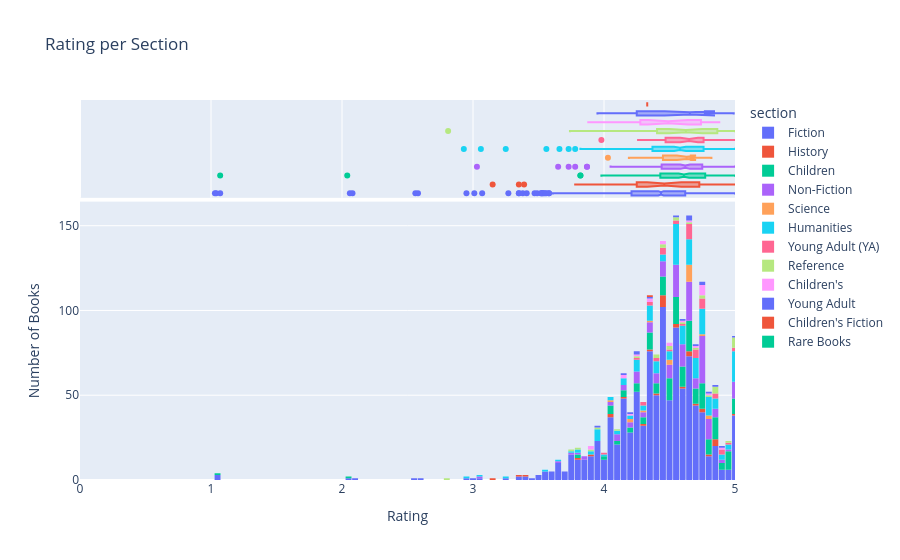

Notebook source saved alongside this figure:
### Markdown cell above
## 📊4. Histogram + Boxplot - Ocene po sekcijama: Šta korisnici stvarno misle?

### Code cell
fig = px.histogram(df, x="rating", color="section", marginal="box", hover_data=["title", "author", "ratings_count"], title="Rating per Section")
fig.update_layout(xaxis_title="Rating",
                  yaxis_title="Number of Books",
                  xaxis_range=[0, 5],
                  bargap=0.1)
fig.show()

### Figure 1 — Plotly figure (JSON) as saved in the notebook; plotly's stock layout.template omitted (floating-point values rounded to 4 significant figures; data arrays with more than 128 entries replaced by an {"elided": "..."} marker saying what was removed)
{"data": [{"bingroup": "x", "hovertemplate": "section=Fiction<br>rating=%{x}<br>count=%{y}<extra></extra>", "legendgroup": "Fiction", "marker": {"color": "#636efa", "pattern": {"shape": ""}}, "name": "Fiction", "orientation": "v", "showlegend": true, "type": "histogram", "x": {"elided": "1148 float values"}, "xaxis": "x", "yaxis": "y"}, {"customdata": {"elided": "1148x3 mixed values"}, "hovertemplate": "section=Fiction<br>rating=%{x}<br>title=%{customdata[0]}<br>author=%{customdata[1]}<br>ratings_count=%{customdata[2]}<extra></extra>", "legendgroup": "Fiction", "marker": {"color": "#636efa"}, "name": "Fiction", "notched": true, "showlegend": false, "type": "box", "x": {"elided": "1148 float values"}, "xaxis": "x2", "yaxis": "y2"}, {"bingroup": "x", "hovertemplate": "section=History<br>rating=%{x}<br>count=%{y}<extra></extra>", "legendgroup": "History", "marker": {"color": "#EF553B", "pattern": {"shape": ""}}, "name": "History", "orientation": "v", "showlegend": true, "type": "histogram", "x": [NaN, 5.0, 4.62, 4.39, NaN, 4.55, 4.63, 4.65, NaN, 4.06, 4.46, NaN, NaN, 4.13, 4.83, 3.39, 4.29, 4.46, 4.87, 4.46, 4.46, 4.72, 3.78, 3.35, 3.91, 4.83, 4.45, 4.86, 4.43, 4.75, 3.15, 4.54, 4.64, 4.47, NaN, 4.81, 4.34, 4.05, 4.77], "xaxis": "x", "yaxis": "y"}, {"customdata": [["Plutarchi Vitae parallelae", "Plutarch", null], ["Laws, etc. (Session laws : 1754 May)", "Massachusetts", 1], ["The life of Washington", "Mason Locke Weems", 3], ["Julius Caesar", "Jacob Abbott", 2], ["Die Cultur der Renaissance in Italien", "Jacob Burckhardt", null], ["Into That Silent Sea", " Francis French", 7], ["On heroes, hero-worship and the heroic in history", "Thomas Carlyle", 1], ["Genghis Khan and the Making of the Modern World", "Jack Weatherford", 36], ["The Lives of the Twelve Caesars", "Suetonius", null], ["Marmion", "Sir Walter Scott", 1], ["History of the Decline and Fall of the Roman Empire Complete and Unabridged", "Edward Gibbon", 2], ["Historia Alexandri Magni", "Quintus Curtius Rufus", null], ["Vitae excellentium imperatorum", "Cornelius Nepos", null], ["The history of England", "David Hume", 2], ["Team of Rivals: The Political Genius of Abraham Lincoln", "Doris Kearns Goodwin", 94], ["Histoire de Charles XII", "Voltaire", 1], ["Memoirs of Gen. William T. Sherman", "William T. Sherman", 1], ["20 Years at Hull House", "Jane Addams", 3], ["Life and times of Frederick Douglass", "Frederick Douglass", 1], ["Mein Kampf", "Adolf Hitler", 12], ["Hospital Sketches", "Louisa May Alcott", 8], ["My bondage and my freedom", "Frederick Douglass", 3], ["The Great Boer War", "Arthur Conan Doyle", 2], ["The red true story book", "Henry Justice Ford", 8], ["Actes and monuments", "John Foxe", 7], ["The Souls of Black Folk", "W. E. B. Du Bois", 10], ["A People and a Nation", "Mary Beth Norton", 2], ["Grant", "Ron Chernow", 79], ["Seven pillars of wisdom, a triumph", "T. E. Lawrence", 2], ["John Adams", "David McCullough", 54], ["Le vite de' più eccellenti pittori, scultori e architettori", "Giorgio Vasari", 1], ["First Man", " James R. Hansen", 14], ["South: the story of Shackleton's 1914-1917 expedition", "Sir Ernest Henry Shackleton", 1], ["Agricola", "P. Cornelius Tacitus", 4], ["Het Achterhuis", "Anne Frank", null], ["The conquest of Granada", "Washington Irving", 4], ["Diary", "Samuel Pepys", 5], ["History of Cleopatra, queen of Egypt", "Jacob Abbott", 3], ["Incidents in the life of a slave girl", "Harriet A. Jacobs", 3]], "hovertemplate": "section=History<br>rating=%{x}<br>title=%{customdata[0]}<br>author=%{customdata[1]}<br>ratings_count=%{customdata[2]}<extra></extra>", "legendgroup": "History", "marker": {"color": "#EF553B"}, "name": "History", "notched": true, "showlegend": false, "type": "box", "x": [NaN, 5.0, 4.62, 4.39, NaN, 4.55, 4.63, 4.65, NaN, 4.06, 4.46, NaN, NaN, 4.13, 4.83, 3.39, 4.29, 4.46, 4.87, 4.46, 4.46, 4.72, 3.78, 3.35, 3.91, 4.83, 4.45, 4.86, 4.43, 4.75, 3.15, 4.54, 4.64, 4.47, NaN, 4.81, 4.34, 4.05, 4.77], "xaxis": "x2", "yaxis": "y2"}, {"bingroup": "x", "hovertemplate": "section=Children<br>rating=%{x}<br>count=%{y}<extra></extra>", "legendgroup": "Children", "marker": {"color": "#00cc96", "pattern": {"shape": ""}}, "name": "Children", "orientation": "v", "showlegend": true, "type": "histogram", "x": {"elided": "212 float values"}, "xaxis": "x", "yaxis": "y"}, {"customdata": {"elided": "212x3 mixed values"}, "hovertemplate": "section=Children<br>rating=%{x}<br>title=%{customdata[0]}<br>author=%{customdata[1]}<br>ratings_count=%{customdata[2]}<extra></extra>", "legendgroup": "Children", "marker": {"color": "#00cc96"}, "name": "Children", "notched": true, "showlegend": false, "type": "box", "x": {"elided": "212 float values"}, "xaxis": "x2", "yaxis": "y2"}, {"bingroup": "x", "hovertemplate": "section=Non-Fiction<br>rating=%{x}<br>count=%{y}<extra></extra>", "legendgroup": "Non-Fiction", "marker": {"color": "#ab63fa", "pattern": {"shape": ""}}, "name": "Non-Fiction", "orientation": "v", "showlegend": true, "type": "histogram", "x": {"elided": "215 float values"}, "xaxis": "x", "yaxis": "y"}, {"customdata": {"elided": "215x3 mixed values"}, "hovertemplate": "section=Non-Fiction<br>rating=%{x}<br>title=%{customdata[0]}<br>author=%{customdata[1]}<br>ratings_count=%{customdata[2]}<extra></extra>", "legendgroup": "Non-Fiction", "marker": {"color": "#ab63fa"}, "name": "Non-Fiction", "notched": true, "showlegend": false, "type": "box", "x": {"elided": "215 float values"}, "xaxis": "x2", "yaxis": "y2"}, {"bingroup": "x", "hovertemplate": "section=Science<br>rating=%{x}<br>count=%{y}<extra></extra>", "legendgroup": "Science", "marker": {"color": "#FFA15A", "pattern": {"shape": ""}}, "name": "Science", "orientation": "v", "showlegend": true, "type": "histogram", "x": [4.63, 4.64, 4.67, 4.21, NaN, NaN, NaN, 4.33, NaN, 4.67, 4.03, NaN, 4.65, 4.49, 4.19, NaN, 4.64, 4.63, 4.65, 4.49, 4.52, 4.82, 4.66, NaN, 4.77, 4.63, 4.78, 4.28], "xaxis": "x", "yaxis": "y"}, {"customdata": [["Physics of the Impossible", "Michio Kaku", 8], ["Physics", "Aristotle", 5], ["Philosophiae naturalis principia mathematica", "Sir Isaac Newton", 1], ["The ABC of Relativity", "Bertrand Russell", 1], ["The animal kingdom", "Baron Georges Cuvier", null], ["Journal of researches into the geology and natural history of the various countries visited by H.M.S. Beagle", "Charles Darwin", null], ["Publications", "Chaucer Society", null], ["Mission to Mars", " Buzz Aldrin", 3], ["The Interstellar Age", " Jim Bell", null], ["The Fabric of the Cosmos", "Brian Greene", 21], ["A System of Logic, Ratiocinative and Inductive", "John Stuart Mill", 2], ["Organon der rationellen Heilkunde", "Samuel Hahnemann", null], ["Astrophysics for People in a Hurry", " Neil deGrasse Tyson", 367], ["Seven Brief Lessons on Physics", "Carlo Rovelli", 135], ["Beyond Earth", " Charles Wohlforth & Amanda Hendrix", 1], ["Histoire naturelle, générale et particulière", "Georges-Louis Leclerc", null], ["Quantum Mechanics: The Theoretical Minimum", "Leonard Susskind", 14], ["Über die spezielle und die allgemeine Relativitätstheorie", "Albert Einstein", 3], ["Chemistry", "Theodore L. Brown", 15], ["Introduction to genetic analysis", "Anthony J. F. Griffiths", 2], ["Microbiology", "Gerard J. Tortora", 6], ["Rocket Men", " Robert Kurson", 29], ["The Fabric of the Cosmos: Space, Time, and the Texture of Reality", "Brian Greene", 21], ["Houghton Mifflin Science California", "Houghton Mifflin Company Staff", null], ["Apollo to the Moon", " Teasel Muir-Harmony", 3], ["A Brief History of Time", "Stephen Hawking", 128], ["Spaceman", " Mike Massimino", 14], ["The book of the damned", "Charles Fort", 1]], "hovertemplate": "section=Science<br>rating=%{x}<br>title=%{customdata[0]}<br>author=%{customdata[1]}<br>ratings_count=%{customdata[2]}<extra></extra>", "legendgroup": "Science", "marker": {"color": "#FFA15A"}, "name": "Science", "notched": true, "showlegend": false, "type": "box", "x": [4.63, 4.64, 4.67, 4.21, NaN, NaN, NaN, 4.33, NaN, 4.67, 4.03, NaN, 4.65, 4.49, 4.19, NaN, 4.64, 4.63, 4.65, 4.49, 4.52, 4.82, 4.66, NaN, 4.77, 4.63, 4.78, 4.28], "xaxis": "x2", "yaxis": "y2"}, {"bingroup": "x", "hovertemplate": "section=Humanities<br>rating=%{x}<br>count=%{y}<extra></extra>", "legendgroup": "Humanities", "marker": {"color": "#19d3f3", "pattern": {"shape": ""}}, "name": "Humanities", "orientation": "v", "showlegend": true, "type": "histogram", "x": {"elided": "234 float values"}, "xaxis": "x", "yaxis": "y"}, {"customdata": {"elided": "234x3 mixed values"}, "hovertemplate": "section=Humanities<br>rating=%{x}<br>title=%{customdata[0]}<br>author=%{customdata[1]}<br>ratings_count=%{customdata[2]}<extra></extra>", "legendgroup": "Humanities", "marker": {"color": "#19d3f3"}, "name": "Humanities", "notched": true, "showlegend": false, "type": "box", "x": {"elided": "234 float values"}, "xaxis": "x2", "yaxis": "y2"}, {"bingroup": "x", "hovertemplate": "section=Young Adult (YA)<br>rating=%{x}<br>count=%{y}<extra></extra>", "legendgroup": "Young Adult (YA)", "marker": {"color": "#FF6692", "pattern": {"shape": ""}}, "name": "Young Adult (YA)", "orientation": "v", "showlegend": true, "type": "histogram", "x": [4.57, 4.73, 4.72, 4.44, 4.43, 4.64, 4.26, 4.83, NaN, 4.37, 4.29, 4.65, 4.98, 4.65, 4.85, 4.67, 4.96, 4.29, 4.74, 4.77, 4.65, 4.91, NaN, 4.76, 4.89, 4.52, 4.73, 5.0, 4.62, 4.41, 4.88, 4.37, 4.72, 4.64, 4.67, 4.65, 4.41, 4.72, 4.72, 3.98, 4.55, 4.83, 4.76, 4.72, NaN, 4.64, 4.47, 4.47], "xaxis": "x", "yaxis": "y"}, {"customdata": {"elided": "48x3 mixed values"}, "hovertemplate": "section=Young Adult (YA)<br>rating=%{x}<br>title=%{customdata[0]}<br>author=%{customdata[1]}<br>ratings_count=%{customdata[2]}<extra></extra>", "legendgroup": "Young Adult (YA)", "marker": {"color": "#FF6692"}, "name": "Young Adult (YA)", "notched": true, "showlegend": false, "type": "box", "x": [4.57, 4.73, 4.72, 4.44, 4.43, 4.64, 4.26, 4.83, NaN, 4.37, 4.29, 4.65, 4.98, 4.65, 4.85, 4.67, 4.96, 4.29, 4.74, 4.77, 4.65, 4.91, NaN, 4.76, 4.89, 4.52, 4.73, 5.0, 4.62, 4.41, 4.88, 4.37, 4.72, 4.64, 4.67, 4.65, 4.41, 4.72, 4.72, 3.98, 4.55, 4.83, 4.76, 4.72, NaN, 4.64, 4.47, 4.47], "xaxis": "x2", "yaxis": "y2"}, {"bingroup": "x", "hovertemplate": "section=Reference<br>rating=%{x}<br>count=%{y}<extra></extra>", "legendgroup": "Reference", "marker": {"color": "#B6E880", "pattern": {"shape": ""}}, "name": "Reference", "orientation": "v", "showlegend": true, "type": "histogram", "x": [5.0, NaN, NaN, 3.74, 4.45, 4.53, 5.0, 4.52, 4.87, 4.86, 4.85, 4.54, NaN, 4.72, NaN, 5.0, NaN, 4.86, 3.88, 4.74, NaN, 4.43, NaN, NaN, 4.39, 2.81, 5.0, 4.24, NaN, 4.96, 4.63, 4.79, NaN, 5.0, NaN, NaN, NaN, 4.49, NaN, NaN, NaN, 5.0, 4.12, 3.79, NaN, NaN, 4.42, 3.93, 4.73, 4.62, NaN, NaN], "xaxis": "x", "yaxis": "y"}, {"customdata": {"elided": "52x3 mixed values"}, "hovertemplate": "section=Reference<br>rating=%{x}<br>title=%{customdata[0]}<br>author=%{customdata[1]}<br>ratings_count=%{customdata[2]}<extra></extra>", "legendgroup": "Reference", "marker": {"color": "#B6E880"}, "name": "Reference", "notched": true, "showlegend": false, "type": "box", "x": [5.0, NaN, NaN, 3.74, 4.45, 4.53, 5.0, 4.52, 4.87, 4.86, 4.85, 4.54, NaN, 4.72, NaN, 5.0, NaN, 4.86, 3.88, 4.74, NaN, 4.43, NaN, NaN, 4.39, 2.81, 5.0, 4.24, NaN, 4.96, 4.63, 4.79, NaN, 5.0, NaN, NaN, NaN, 4.49, NaN, NaN, NaN, 5.0, 4.12, 3.79, NaN, NaN, 4.42, 3.93, 4.73, 4.62, NaN, NaN], "xaxis": "x2", "yaxis": "y2"}, {"bingroup": "x", "hovertemplate": "section=Children's<br>rating=%{x}<br>count=%{y}<extra></extra>", "legendgroup": "Children's", "marker": {"color": "#FF97FF", "pattern": {"shape": ""}}, "name": "Children's", "orientation": "v", "showlegend": true, "type": "histogram", "x": [4.88, 4.13, 4.16, 4.34, 4.22, 4.65, 4.26, 3.88, 4.72, 4.76, 4.74, 4.62, 4.43, 4.44, 4.48, 4.74, 3.92, 4.49, 4.33, 4.77, 4.79, 4.76, 4.74], "xaxis": "x", "yaxis": "y"}, {"customdata": [["Le petit prince", "Antoine de Saint-Exupéry", 81], ["The Story of Siegfried", "James Baldwin", 5], ["With Clive in India, or, The beginnings of an empire", "G. A. Henty", 3], ["The Prairie", "James Fenimore Cooper", 4], ["The Scottish Chiefs", "Jane Porter", 9], ["The Yellow Fairy Book (Large Print)", "Andrew Lang", 1], ["With Wolfe in Canada; or, Winning of a continent", "G. A. Henty", 1], ["Borgias", "Alexandre Dumas", 10], ["The complete poetical works", "Robert Burns", 2], ["The story of the other wise man", "Henry van Dyke", 2], ["Bangers and Mash", "Paul Groves", 1], ["Alice's Adventures in Wonderland / Through the Looking Glass", "Lewis Carroll", 21], ["Vingt mille lieues sous les mers", "Jules Verne", 2], ["Stalky and Co", "Rudyard Kipling", 2], ["The song of Hiawatha", "Henry Wadsworth Longfellow", 2], ["Houghton Mifflin Vocabulary Readers", "Houghton Mifflin Company Staff", 1], ["With Lee in Virginia", "G. A. Henty", 7], ["Le Tour du Monde en Quatre-Vingts Jours", "Jules Verne", 20], ["Heinemann Mathematics", "Scottish Primary Mathematics Group", 4], ["The tale of Jemima Puddle-Duck", "Beatrix Potter", 2], ["Coraline", "Neil Gaiman", 214], ["Houghton Mifflin the Nation's Choice", "Houghton Mifflin Company Staff", 4], ["Fables", "Aesop", 4]], "hovertemplate": "section=Children's<br>rating=%{x}<br>title=%{customdata[0]}<br>author=%{customdata[1]}<br>ratings_count=%{customdata[2]}<extra></extra>", "legendgroup": "Children's", "marker": {"color": "#FF97FF"}, "name": "Children's", "notched": true, "showlegend": false, "type": "box", "x": [4.88, 4.13, 4.16, 4.34, 4.22, 4.65, 4.26, 3.88, 4.72, 4.76, 4.74, 4.62, 4.43, 4.44, 4.48, 4.74, 3.92, 4.49, 4.33, 4.77, 4.79, 4.76, 4.74], "xaxis": "x2", "yaxis": "y2"}, {"bingroup": "x", "hovertemplate": "section=Young Adult<br>rating=%{x}<br>count=%{y}<extra></extra>", "legendgroup": "Young Adult", "marker": {"color": "#636efa", "pattern": {"shape": ""}}, "name": "Young Adult", "orientation": "v", "showlegend": true, "type": "histogram", "x": [NaN, 4.65, 4.68, 4.67, 4.77, 4.73, 4.25, 4.99, 4.36, 4.25, 4.66, 4.54, 4.17, 3.95, 4.88, 4.78, 4.83, 4.62, 4.19, NaN], "xaxis": "x", "yaxis": "y"}, {"customdata": [["The Maze Runner", "James Dashner", null], ["New Moon", "Stephenie Meyer", 235], ["Rilla of Ingleside", "Lucy Maud Montgomery", 4], ["The Giver", "Lois Lowry", 153], ["King Henry V", "William Shakespeare", 2], ["Eclipse", "Stephenie Meyer", 223], ["Ungava, a tale of the Esquimaux land", "Robert Michael Ballantyne", 3], ["Harry Potter and the Half-Blood Prince", "J. K. Rowling", 846], ["The story girl", "Lucy Maud Montgomery", 1], ["Just Patty", "Jean Webster", 3], ["Twilight", "Stephenie Meyer", 394], ["Hornblower in the West Indies", "C. S. Forester", 7], ["Anne of Avonlea", "Lucy Maud Montgomery", 2], ["The spy", "James Fenimore Cooper", 4], ["Ranma 1/2", "Rumiko Takahashi", 4], ["The Lightning Thief", "Rick Riordan", 247], ["Kidnapped", "Robert Louis Stevenson", 2], ["Ender's Game", "Orson Scott Card", 272], ["The Norsemen in the West, or, America before Columbus", "Robert Michael Ballantyne", 2], ["Captains Courageous", "Rudyard Kipling", null]], "hovertemplate": "section=Young Adult<br>rating=%{x}<br>title=%{customdata[0]}<br>author=%{customdata[1]}<br>ratings_count=%{customdata[2]}<extra></extra>", "legendgroup": "Young Adult", "marker": {"color": "#636efa"}, "name": "Young Adult", "notched": true, "showlegend": false, "type": "box", "x": [NaN, 4.65, 4.68, 4.67, 4.77, 4.73, 4.25, 4.99, 4.36, 4.25, 4.66, 4.54, 4.17, 3.95, 4.88, 4.78, 4.83, 4.62, 4.19, NaN], "xaxis": "x2", "yaxis": "y2"}, {"bingroup": "x", "hovertemplate": "section=Children's Fiction<br>rating=%{x}<br>count=%{y}<extra></extra>", "legendgroup": "Children's Fiction", "marker": {"color": "#EF553B", "pattern": {"shape": ""}}, "name": "Children's Fiction", "orientation": "v", "showlegend": true, "type": "histogram", "x": [4.33], "xaxis": "x", "yaxis": "y"}, {"customdata": [["Further chronicles of Avonlea", "Lucy Maud Montgomery", 1]], "hovertemplate": "section=Children's Fiction<br>rating=%{x}<br>title=%{customdata[0]}<br>author=%{customdata[1]}<br>ratings_count=%{customdata[2]}<extra></extra>", "legendgroup": "Children's Fiction", "marker": {"color": "#EF553B"}, "name": "Children's Fiction", "notched": true, "showlegend": false, "type": "box", "x": [4.33], "xaxis": "x2", "yaxis": "y2"}, {"bingroup": "x", "hovertemplate": "section=Rare Books<br>rating=%{x}<br>count=%{y}<extra></extra>", "legendgroup": "Rare Books", "marker": {"color": "#00cc96", "pattern": {"shape": ""}}, "name": "Rare Books", "orientation": "v", "showlegend": true, "type": "histogram", "x": [NaN, NaN, NaN, NaN, NaN, NaN, NaN, NaN, NaN, NaN, NaN, NaN], "xaxis": "x", "yaxis": "y"}, {"customdata": [["The Catcher in the Rye (1st Edition)", "J. D. Salinger", null], ["To Kill a Mockingbird (1st Edition)", "Harper Lee", null], ["Harry Potter and the Philosopher's Stone (1st Edition)", "J. K. Rowling", null], ["The Great Gatsby (1st Edition)", "F. Scott Fitzgerald", null], ["Ulysses (1st Edition)", "James Joyce", null], ["The Hobbit (1st Edition)", "J.R.R. Tolkien", null], ["Moby Dick (1st Edition)", "Herman Melville", null], ["The Grapes of Wrath (1st Edition)", "John Steinbeck", null], ["Fahrenheit 451 (1st Edition)", "Ray Bradbury", null], ["The Sun Also Rises (1st Edition)", "Ernest Hemingway", null], ["The Sound and the Fury (1st Edition)", "William Faulkner", null], ["Lolita (1st Edition)", "Vladimir Nabokov", null]], "hovertemplate": "section=Rare Books<br>rating=%{x}<br>title=%{customdata[0]}<br>author=%{customdata[1]}<br>ratings_count=%{customdata[2]}<extra></extra>", "legendgroup": "Rare Books", "marker": {"color": "#00cc96"}, "name": "Rare Books", "notched": true, "showlegend": false, "type": "box", "x": [NaN, NaN, NaN, NaN, NaN, NaN, NaN, NaN, NaN, NaN, NaN, NaN], "xaxis": "x2", "yaxis": "y2"}], "layout": {"bargap": 0.1, "barmode": "relative", "legend": {"title": {"text": "section"}, "tracegroupgap": 0}, "title": {"text": "Rating per Section"}, "xaxis": {"anchor": "y", "domain": [0, 1], "range": [0, 5], "title": {"text": "Rating"}}, "xaxis2": {"anchor": "y2", "domain": [0, 1], "matches": "x", "showgrid": true, "showticklabels": false}, "yaxis": {"anchor": "x", "domain": [0, 0.7326], "title": {"text": "Number of Books"}}, "yaxis2": {"anchor": "x2", "domain": [0.7426, 1], "matches": "y2", "showgrid": false, "showline": false, "showticklabels": false, "ticks": ""}}}
